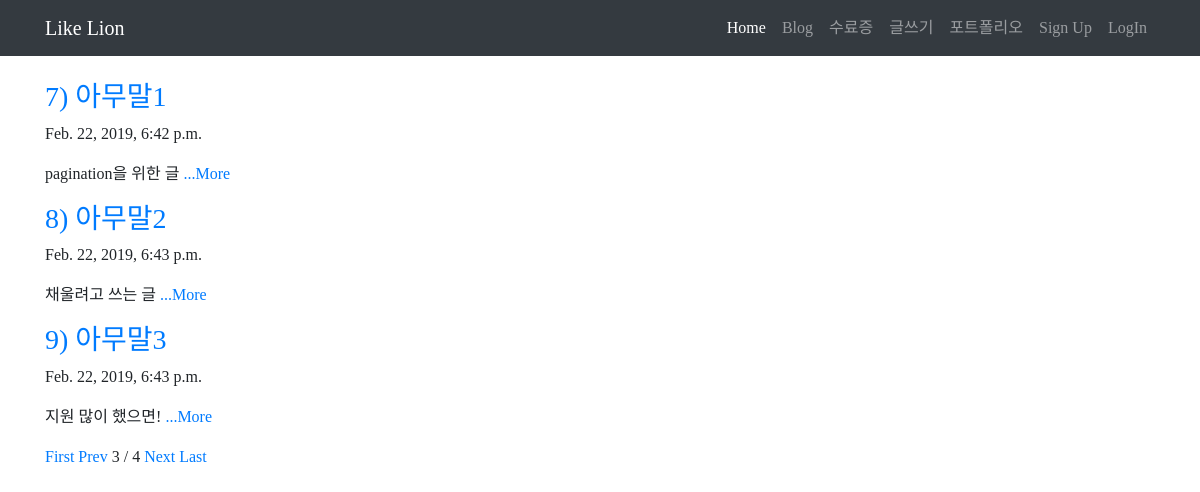
/?page=3, run on the app's committed database.
### blog/models.py (models this page shows, shortened)
class Blog(models.Model):
    title=models.CharField(max_length=200)
    pub_date = models.DateTimeField('date published')
    body = models.TextField()
    def summary(self):
        return self.body[:100]

### blog/views.py (the view)
# urls.py: path('',blog.views.home, name='home'),
def home(request):
    blogs=Blog.objects
    blog_list = Blog.objects.all()
    paginator = Paginator(blog_list, 3)
    page = request.GET.get('page')
    posts=paginator.get_page(page)
    return render(request, 'home.html', {'blogs':blogs, 'posts':posts})

### blog/templates/home.html
{% extends 'base.html' %}
{% block contents %}
<body>
    <br>
          {% for blog in posts %}
            <div class="container">
                <a href="{% url 'detail' blog.id %}">
                <h3>{{blog.id}}) {{blog.title}}</h3>
                </a>
                <p>{{blog.pub_date}}</p>
                <p>{{blog.summary}}
                    <a href="{% url 'detail' blog.id %}">...More</a>
                </p>
            </div>
        {% endfor %}
        <div class="container">
        {% if posts.has_previous %}
        <a href="?page=1">First</a>
        <a href="?page={{poes.previous_page_number}}">Prev</a>
        {% endif %}
        <span>{{posts.number}}</span>
        <span> / </span>
        <span>{{posts.paginator.num_pages}}</span>
        {% if posts.has_next %}
        <a href="?page={{posts.next_page_number}}">Next</a>
        <a href="?page={{posts.paginator.num_pages}}">Last</a>
        {% endif %}
        </div>
    </body>
{% endblock %}

### blog/templates/base.html (style rules this page uses)
* { font-family: 'S-CoreDream-3Light' }

### data on the page
Blog: id "7", title "아무말1", pub_date "Feb. 22, 2019, 6:42 p.m.", summary "pagination을 위한 글"
Blog: id "8", title "아무말2", pub_date "Feb. 22, 2019, 6:43 p.m.", summary "채울려고 쓰는 글"
Blog: id "9", title "아무말3", pub_date "Feb. 22, 2019, 6:43 p.m.", summary "지원 많이 했으면!"

### other printed values
{{ posts.number }} "3"
{{ posts.paginator.num_pages }} "4"
